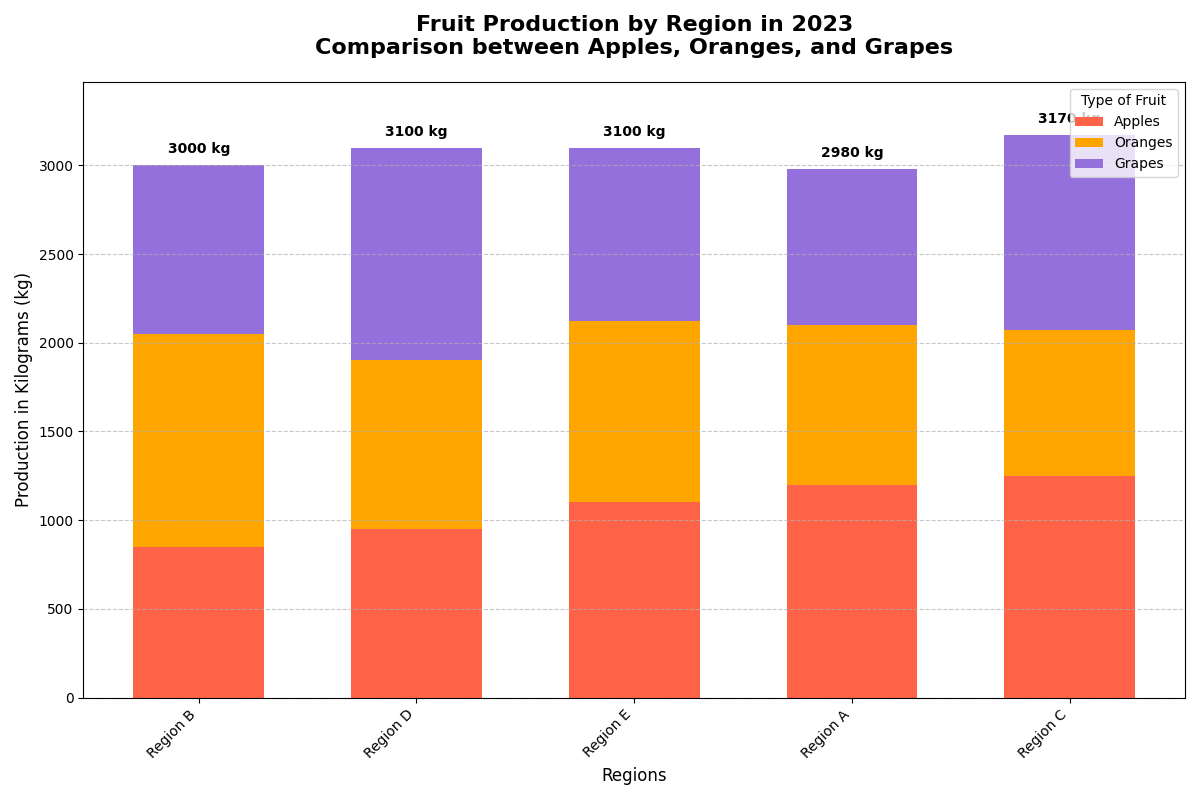

Python code for this plot:
import matplotlib.pyplot as plt
import numpy as np

# Define regions and production quantities in kilograms for the year 2023.
regions = ['Region B', 'Region D', 'Region E', 'Region A', 'Region C']
apples = [850, 950, 1100, 1200, 1250]
oranges = [1200, 950, 1020, 900, 820]
grapes = [950, 1200, 980, 880, 1100]

# Calculate total production for each region
total_production = np.array(apples) + np.array(oranges) + np.array(grapes)

# Create the bar chart
fig, ax = plt.subplots(figsize=(12, 8))

# Set the width of the bars
bar_width = 0.6

# Plot bars
ax.bar(regions, apples, label='Apples', color='#FF6347', width=bar_width)
ax.bar(regions, oranges, bottom=apples, label='Oranges', color='#FFA500', width=bar_width)
ax.bar(regions, grapes, bottom=np.array(apples) + np.array(oranges), label='Grapes', color='#9370DB', width=bar_width)

# Titles and labels
ax.set_title("Fruit Production by Region in 2023\nComparison between Apples, Oranges, and Grapes", fontsize=16, fontweight='bold', pad=20)
ax.set_xlabel("Regions", fontsize=12)
ax.set_ylabel("Production in Kilograms (kg)", fontsize=12)
ax.set_ylim(0, max(total_production) + 300)  # Adding some padding above the top bar

# Create a legend
ax.legend(title="Type of Fruit", loc='upper right')

# Add grid lines for better readability
ax.grid(axis='y', linestyle='--', alpha=0.7)

# Annotate text on top of the bars
for idx, (region, total) in enumerate(zip(regions, total_production)):
    ax.text(idx, total + 50, f"{total} kg", ha='center', va='bottom', fontsize=10, fontweight='bold')

# Rotate the region names to avoid overlap
plt.xticks(rotation=45, ha='right')

# Automatically adjust layout to prevent overlap
plt.tight_layout()

# Show the plot
plt.show()
